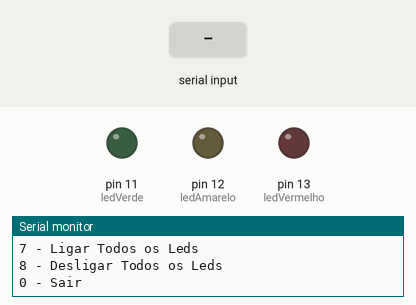
A sketch run on a simulated Arduino Uno, built with avr-gcc and run on an emulated ATmega328P. On the bench: output pins drawn as LEDs (lit = HIGH), the last lines printed to the serial monitor. The test bench sets the inputs (shaded band).

Above: at 1.2 s.
1.3 s: "1\n" received over Serial
At 2.2 s:
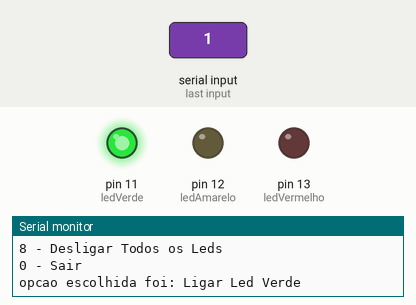
2.8 s: "3\n" received over Serial
At 5.5 s:
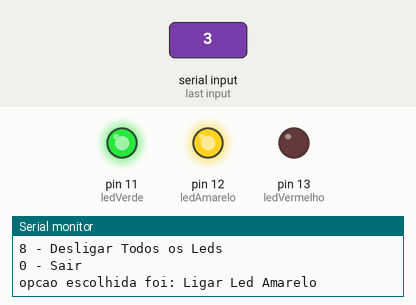
5.8 s: "2\n" received over Serial
At 8.6 s:
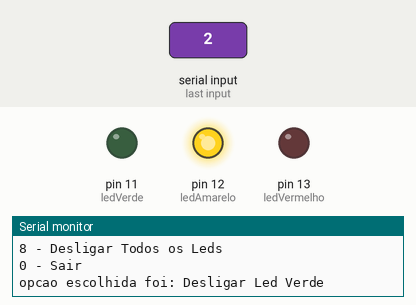
8.8 s: "5\n" received over Serial
At 11.6 s:
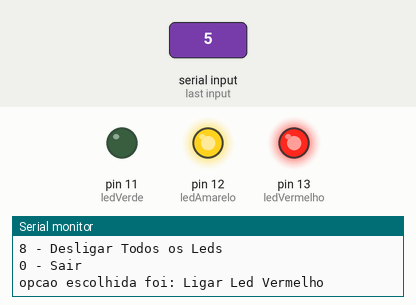
11.8 s: "4\n" received over Serial
At 14.7 s:
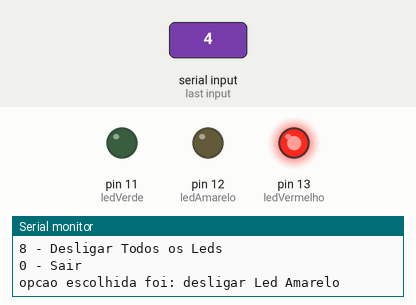
14.8 s: "1\n" received over Serial
At 18.5 s:
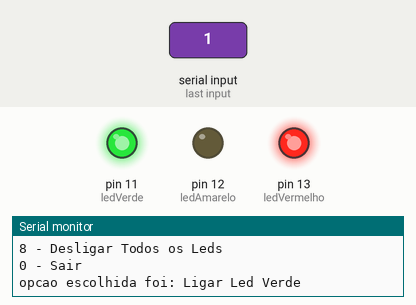
Timing chart, 0 to 18.8 s (numbered marks = the images above; inputs shaded):
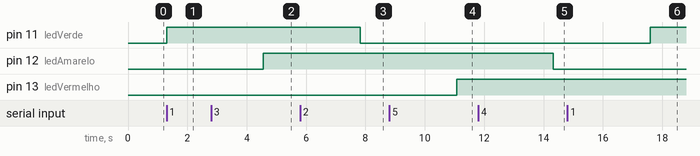

The sketch:

acende_led_com_o_menu1.ino
```cpp
// C++ code
//

int ledAmarelo = 12;
int ledVermelho = 13;
int ledVerde = 11;

void setup()
{

  Serial.begin(9600);
  pinMode(ledAmarelo, OUTPUT);
  pinMode(ledVermelho, OUTPUT);
  pinMode(ledVerde, OUTPUT);

}//fim do setup

void loop()
{
  int contador = 0;

  do{
    Serial.println("Bem-vindo ao o jogo de acender os leds");
    Serial.println("Escolha uma das opcoes");
    Serial.println("1 - Ligar Led Verde");
    Serial.println("2 - Desligar Led Verde");
    Serial.println("3 - Ligar Led Amarelo");
    Serial.println("4 - Desligar Led Amarelo");
    Serial.println("5 - Ligar Led Vermelho");
    Serial.println("6 - Desligar Led Vermelho");
    Serial.println("7 - Ligar Todos os Leds");
    Serial.println("8 - Desligar Todos os Leds");
    Serial.println("0 - Sair");
    while( ! Serial.available()){}
    int opcaoEscolhida = Serial.parseInt();


    switch(opcaoEscolhida){
      case 1:
      Serial.println("opcao escolhida foi: Ligar Led Verde");
      digitalWrite(ledVerde, HIGH);
      break;

      case 2:
      Serial.println("opcao escolhida foi: Desligar Led Verde");
      digitalWrite(ledVerde, LOW);
      break;

      case 3:
      Serial.println("opcao escolhida foi: Ligar Led Amarelo");
      digitalWrite(ledAmarelo, HIGH);
      break;

      case 4:
      Serial.println("opcao escolhida foi: desligar Led Amarelo");
      digitalWrite(ledAmarelo, LOW);
      break;

      case 5:
      Serial.println("opcao escolhida foi: Ligar Led Vermelho");
      digitalWrite(ledVermelho, HIGH);
      break;

      case 6:
      Serial.println("opcao escolhida foi: Desligar Led Vermelho");
      digitalWrite(ledVermelho, LOW);
      break;

      case 7:
      Serial.println("opcao escolhida foi:  Ligar Todos os Leds");
      digitalWrite(ledVermelho, HIGH);
      digitalWrite(ledAmarelo, HIGH);
      digitalWrite(ledVerde, HIGH);
      break;

      case 8:
      Serial.println("opcao escolhida foi:  Desligar Todos os Leds");
      digitalWrite(ledVermelho, LOW);
      digitalWrite(ledAmarelo, LOW);
      digitalWrite(ledVerde, LOW);
      break;

      case 0:
      Serial.println("opcao escolhida foi: Sair");
      Serial.println("Ate breve");
      break;

      default:
      Serial.println("Opcao invalida! Escolha uma opcao do 1 ao 8. ;)");
    }

  }
  while(contador!=0);

  delay(3000);

}//fim do loop
```

Measured:
- after the input at 1.3 s, pin 11 (ledVerde): LOW → HIGH at once
- after the input at 2.8 s, pin 12 (ledAmarelo): LOW → HIGH after 1.8 s
- after the input at 5.8 s, pin 11 (ledVerde): HIGH → LOW after 2.0 s
- after the input at 8.8 s, pin 13 (ledVermelho): LOW → HIGH after 2.3 s
- after the input at 11.8 s, pin 12 (ledAmarelo): HIGH → LOW after 2.5 s
- after the input at 14.8 s, pin 11 (ledVerde): LOW → HIGH after 2.8 s
